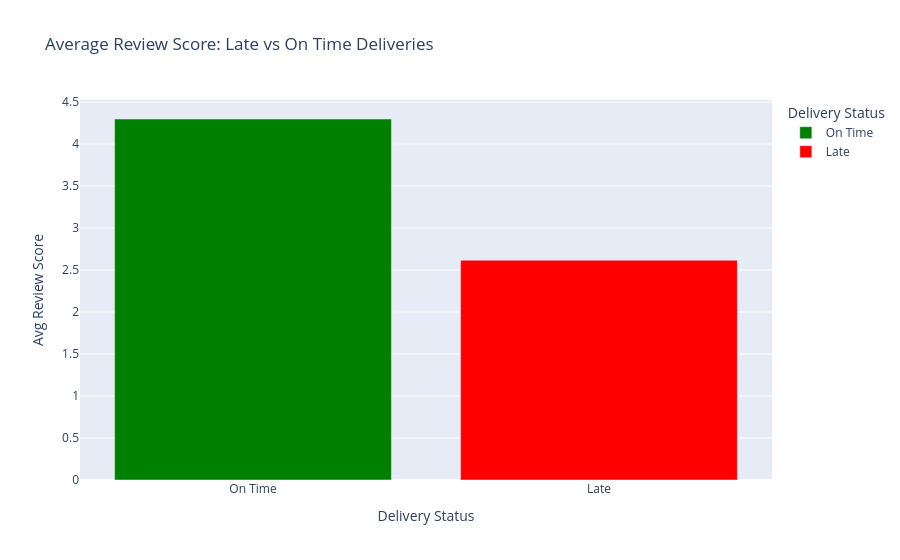

Notebook code for this chart:
### Code cell
review_late = df.groupby('is_late')['review_score'].mean().reset_index()
review_late['is_late'] = review_late['is_late'].map({0 : 'On Time', 1 : 'Late'})
fig = px.bar(review_late,
             x='is_late',
             y='review_score',
             title='Average Review Score: Late vs On Time Deliveries',
             color='is_late',
             color_discrete_map={'On Time' : 'Green', 'Late' : 'Red'},
             labels={'review_score': 'Avg Review Score', 'is_late': 'Delivery Status'})
fig.show()

### Figure 1 — Plotly figure (JSON) as saved in the notebook; plotly's stock layout.template omitted (floating-point values rounded to 4 significant figures)
{"data": [{"hovertemplate": "Delivery Status=%{x}<br>Avg Review Score=%{y}<extra></extra>", "legendgroup": "On Time", "marker": {"color": "Green", "pattern": {"shape": ""}}, "name": "On Time", "orientation": "v", "showlegend": true, "textposition": "auto", "type": "bar", "x": ["On Time"], "xaxis": "x", "y": [4.298], "yaxis": "y"}, {"hovertemplate": "Delivery Status=%{x}<br>Avg Review Score=%{y}<extra></extra>", "legendgroup": "Late", "marker": {"color": "Red", "pattern": {"shape": ""}}, "name": "Late", "orientation": "v", "showlegend": true, "textposition": "auto", "type": "bar", "x": ["Late"], "xaxis": "x", "y": [2.617], "yaxis": "y"}], "layout": {"barmode": "relative", "legend": {"title": {"text": "Delivery Status"}, "tracegroupgap": 0}, "title": {"text": "Average Review Score: Late vs On Time Deliveries"}, "xaxis": {"anchor": "y", "categoryarray": ["On Time", "Late"], "categoryorder": "array", "domain": [0, 1], "title": {"text": "Delivery Status"}}, "yaxis": {"anchor": "x", "domain": [0, 1], "title": {"text": "Avg Review Score"}}}}
